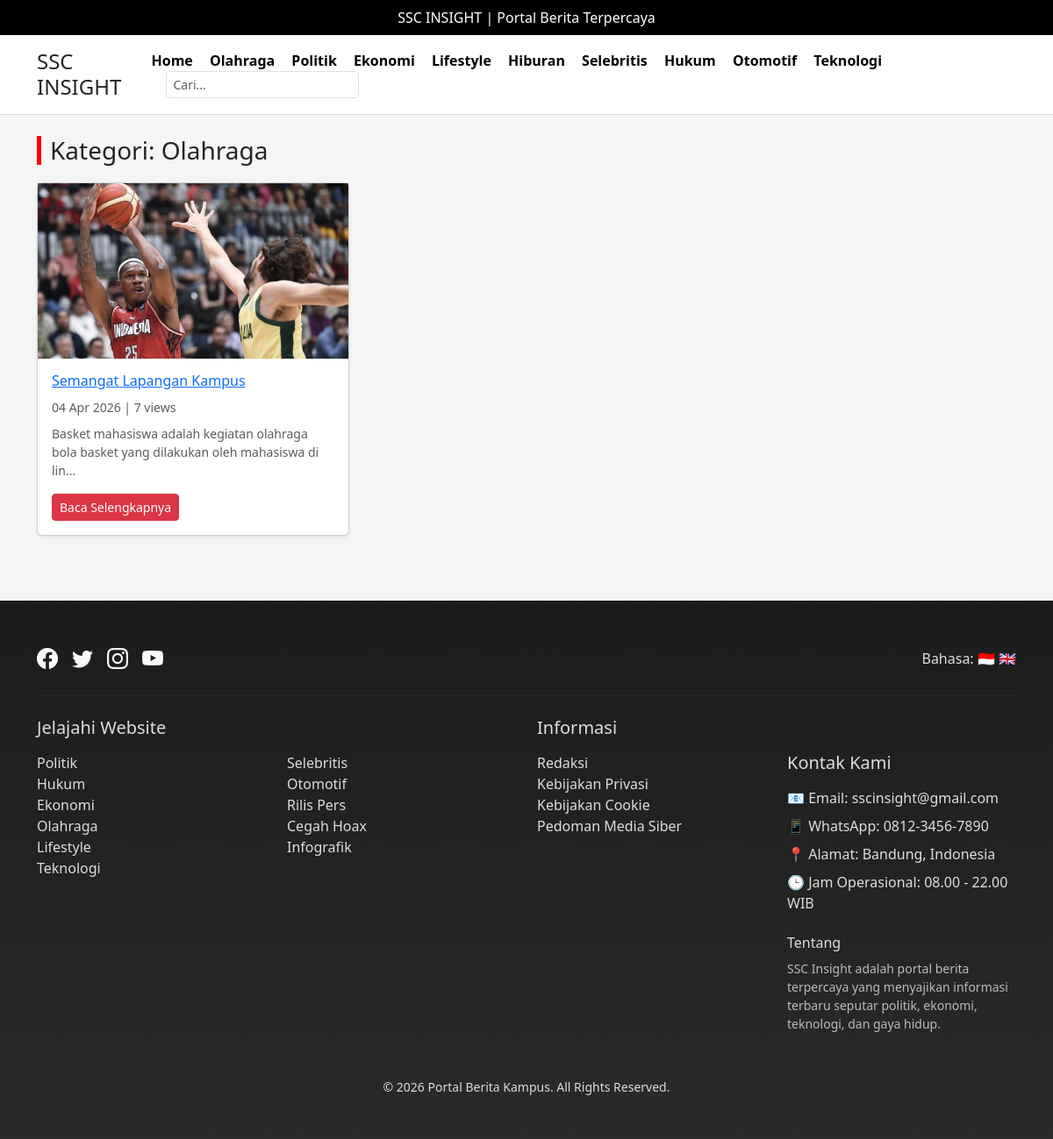
Page /portalberita/kategori.php?id=1 on the committed database.
### tables this page shows
CREATE TABLE `kategori` (
  `id` int(11) NOT NULL,
  `nama_kategori` varchar(100) DEFAULT NULL,
  `created_at` datetime DEFAULT current_timestamp(),
  `updated_at` datetime DEFAULT current_timestamp() ON UPDATE current_timestamp()
);

CREATE TABLE `artikel` (
  `id` int(11) NOT NULL,
  `judul` varchar(255) NOT NULL,
  `isi` text NOT NULL,
  `gambar` varchar(255) DEFAULT NULL,
  `tanggal` timestamp NOT NULL DEFAULT current_timestamp(),
  `kategori_id` int(11) DEFAULT NULL,
  `views` int(11) DEFAULT 0
);

### portalberita/kategori.php (the view, shortened to what this page needs)
<?php
include "admin/koneksi.php";
$id = isset($_GET['id']) ? intval($_GET['id']) : 0;
$kat = mysqli_query($conn, "SELECT * FROM kategori WHERE id='$id'");
$k = mysqli_fetch_assoc($kat);
$menu = mysqli_query($conn, "SELECT * FROM kategori");
$data = mysqli_query($conn, "
    SELECT * FROM artikel
    WHERE kategori_id='$id'
    ORDER BY tanggal DESC
");
?>
<!DOCTYPE html>
<html lang="id">
<head>
<link href="https://cdn.jsdelivr.net/npm/bootstrap@5.3.3/dist/css/bootstrap.min.css" rel="stylesheet">
</head>
<body>
<div class="topbar text-center">
    SSC INSIGHT | Portal Berita Terpercaya
</div>
<div class="navbar-main p-3">
<div class="container d-flex justify-content-between align-items-center">
    <h4 class="m-0">SSC INSIGHT</h4>
    <div>
        <a href="index.php" class="menu-link">Home</a>
        <?php while($m = mysqli_fetch_assoc($menu)) { ?>
            <a href="kategori.php?id=<?= $m['id']; ?>" class="menu-link">
                <?= $m['nama_kategori']; ?>
            </a>
        <?php } ?>
        <form class="d-inline-block ms-3" action="search.php" method="GET">
            <input class="form-control form-control-sm" name="keyword" placeholder="Cari...">
        </form>
    </div>
</div>
</div>
<div class="container mt-4">
<h3 class="section-title">
    Kategori: <?= $k['nama_kategori']; ?>
</h3>
<div class="row">
<?php
if(mysqli_num_rows($data) > 0){
    while($a = mysqli_fetch_assoc($data)){
?>
<div class="col-md-4">
    <div class="card mb-4 shadow-sm">
        <img src="admin/gambar/<?= $a['gambar']; ?>">
        <div class="card-body">
            <h6>
                <a href="detail.php?id=<?= $a['id']; ?>">
                    <?= $a['judul']; ?>
                </a>
            </h6>
            <small class="text-muted">
                <?= date('d M Y', strtotime($a['tanggal'])); ?> |
                <?= $a['views']; ?> views
            </small>
            <p class="text-muted mt-2" style="font-size:14px;">
                <?= substr(strip_tags($a['isi']),0,90); ?>...
            </p>
            <a href="detail.php?id=<?= $a['id']; ?>" class="btn btn-sm btn-danger">
                Baca Selengkapnya
            </a>
        </div>
    </div>
</div>
<?php
    }
}else{
    echo "<p>Belum ada artikel di kategori ini</p>";
}
?>
</div>
</div>
<?php include "admin/footer.php"; ?>
</body>
</html>

### portalberita/kategori.php (style rules this page uses)
body { background:#f5f5f5; }
.topbar { background:black; color:white; padding:8px; }
.navbar-main { background:white; border-bottom:1px solid #ddd; }
.menu-link { font-weight:600; margin-right:15px; color:black; text-decoration:none; }
.card img { height:200px; object-fit:cover; }
.section-title { border-left:5px solid red; padding-left:10px; margin-bottom:20px; }

### rows in the picture
kategori: nama_kategori "Olahraga"
kategori: nama_kategori "Politik"
kategori: nama_kategori "Ekonomi"
kategori: nama_kategori "Lifestyle"
kategori: nama_kategori "Hiburan"
kategori: nama_kategori "Selebritis"
kategori: nama_kategori "Hukum"
kategori: nama_kategori "Otomotif"
kategori: nama_kategori "Teknologi"
artikel: gambar (picture), judul "Semangat Lapangan Kampus", tanggal "04 Apr 2026", views "7", isi "Basket mahasiswa adalah kegiatan olahraga bola basket yang dilakukan oleh mahasiswa di lin"
